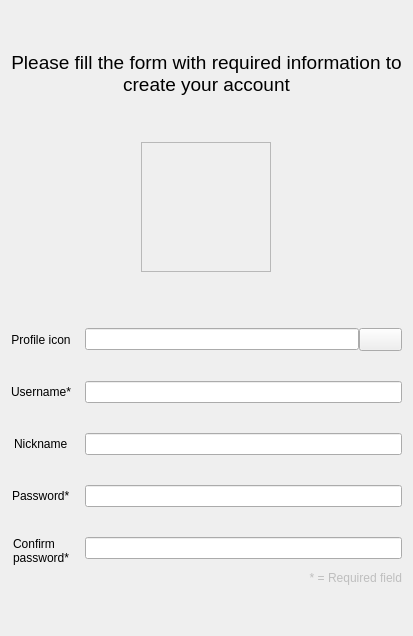
          <widget class="QWidget" name="tab_2">
           <attribute name="title">
            <string/>
           </attribute>
           <layout class="QVBoxLayout" name="verticalLayout">
            <item>
             <spacer name="verticalSpacer">
              <property name="orientation">
               <enum>Qt::Vertical</enum>
              </property>
              <property name="sizeHint" stdset="0">
               <size>
                <width>20</width>
                <height>40</height>
               </size>
              </property>
             </spacer>
            </item>
            <item>
             <widget class="QLabel" name="label_3">
              <property name="font">
               <font>
                <pointsize>14</pointsize>
               </font>
              </property>
              <property name="text">
               <string>Please fill the form with required information to create your account</string>
              </property>
              <property name="alignment">
               <set>Qt::AlignCenter</set>
              </property>
              <property name="wordWrap">
               <bool>true</bool>
              </property>
             </widget>
            </item>
            <item>
             <spacer name="verticalSpacer_4">
              <property name="orientation">
               <enum>Qt::Vertical</enum>
              </property>
              <property name="sizeHint" stdset="0">
               <size>
                <width>20</width>
                <height>40</height>
               </size>
              </property>
             </spacer>
            </item>
            <item>
             <layout class="QHBoxLayout" name="horizontalLayout_15">
              <item>
               <widget class="QLabel" name="label_UsrIcon">
                <property name="sizePolicy">
                 <sizepolicy hsizetype="Fixed" vsizetype="Fixed">
                  <horstretch>0</horstretch>
                  <verstretch>0</verstretch>
                 </sizepolicy>
                </property>
                <property name="minimumSize">
                 <size>
                  <width>130</width>
                  <height>130</height>
                 </size>
                </property>
                <property name="maximumSize">
                 <size>
                  <width>16777215</width>
                  <height>16777215</height>
                 </size>
                </property>
                <property name="baseSize">
                 <size>
                  <width>0</width>
                  <height>0</height>
                 </size>
                </property>
                <property name="frameShape">
                 <enum>QFrame::StyledPanel</enum>
                </property>
                <property name="text">
                 <string/>
                </property>
                <property name="scaledContents">
                 <bool>false</bool>
                </property>
                <property name="alignment">
                 <set>Qt::AlignCenter</set>
                </property>
               </widget>
              </item>
             </layout>
            </item>
            <item>
             <spacer name="verticalSpacer_2">
              <property name="orientation">
               <enum>Qt::Vertical</enum>
              </property>
              <property name="sizeHint" stdset="0">
               <size>
                <width>20</width>
                <height>50</height>
               </size>
              </property>
             </spacer>
            </item>
            <item>
             <layout class="QFormLayout" name="formLayout_2">
              <property name="labelAlignment">
               <set>Qt::AlignCenter</set>
              </property>
              <property name="horizontalSpacing">
               <number>14</number>
              </property>
              <property name="verticalSpacing">
               <number>30</number>
              </property>
              <property name="bottomMargin">
               <number>0</number>
              </property>
              <item row="0" column="0">
               <widget class="QLabel" name="label_15">
                <property name="text">
                 <string>Profile icon</string>
                </property>
                <property name="alignment">
                 <set>Qt::AlignCenter</set>
                </property>
               </widget>
              </item>
              <item row="1" column="0">
               <widget class="QLabel" name="label_2">
                <property name="text">
                 <string>Username*</string>
                </property>
               </widget>
              </item>
              <item row="1" column="1">
               <widget class="QLineEdit" name="lineEdit_regUsr">
                <property name="sizePolicy">
                 <sizepolicy hsizetype="Expanding" vsizetype="Fixed">
                  <horstretch>0</horstretch>
                  <verstretch>0</verstretch>
                 </sizepolicy>
                </property>
                <property name="maximumSize">
                 <size>
                  <width>16777215</width>
                  <height>16777215</height>
                 </size>
                </property>
               </widget>
              </item>
              <item row="2" column="0">
               <widget class="QLabel" name="label_5">
                <property name="text">
                 <string>Nickname</string>
                </property>
               </widget>
              </item>
              <item row="2" column="1">
               <widget class="QLineEdit" name="lineEdit_regNick">
                <property name="sizePolicy">
                 <sizepolicy hsizetype="Expanding" vsizetype="Fixed">
                  <horstretch>0</horstretch>
                  <verstretch>0</verstretch>
                 </sizepolicy>
                </property>
                <property name="maximumSize">
                 <size>
                  <width>16777215</width>
                  <height>16777215</height>
                 </size>
                </property>
               </widget>
              </item>
              <item row="3" column="0">
               <widget class="QLabel" name="label_6">
                <property name="text">
                 <string>Password*</string>
                </property>
               </widget>
              </item>
              <item row="3" column="1">
               <widget class="QLineEdit" name="lineEdit_regPsw">
                <property name="sizePolicy">
                 <sizepolicy hsizetype="Expanding" vsizetype="Fixed">
                  <horstretch>0</horstretch>
                  <verstretch>0</verstretch>
                 </sizepolicy>
                </property>
                <property name="maximumSize">
                 <size>
                  <width>16777215</width>
                  <height>16777215</height>
                 </size>
                </property>
                <property name="echoMode">
                 <enum>QLineEdit::Password</enum>
                </property>
               </widget>
              </item>
              <item row="4" column="0">
               <widget class="QLabel" name="label_11">
                <property name="text">
                 <string>Confirm
password*</string>
                </property>
               </widget>
              </item>
              <item row="4" column="1">
               <widget class="QLineEdit" name="lineEdit_regPswConf">
                <property name="sizePolicy">
                 <sizepolicy hsizetype="Expanding" vsizetype="Fixed">
                  <horstretch>0</horstretch>
                  <verstretch>0</verstretch>
                 </sizepolicy>
                </property>
                <property name="maximumSize">
                 <size>
                  <width>16777215</width>
                  <height>16777215</height>
                 </size>
                </property>
                <property name="echoMode">
                 <enum>QLineEdit::Password</enum>
                </property>
               </widget>
              </item>
              <item row="0" column="1">
               <layout class="QHBoxLayout" name="horizontalLayout_14">
                <item>
                 <widget class="QLineEdit" name="lineEdit_UsrIconPath"/>
                </item>
                <item>
                 <widget class="QPushButton" name="pushButton_browse">
                  <property name="font">
                   <font>
                    <pointsize>10</pointsize>
                   </font>
                  </property>
                  <property name="text">
                   <string/>
                  </property>
                 </widget>
                </item>
               </layout>
              </item>
             </layout>
            </item>
            <item>
             <widget class="QLabel" name="label_9">
              <property name="enabled">
               <bool>false</bool>
              </property>
              <property name="text">
               <string>* = Required field</string>
              </property>
              <property name="alignment">
               <set>Qt::AlignRight|Qt::AlignTrailing|Qt::AlignVCenter</set>
              </property>
             </widget>
            </item>
            <item>
             <spacer name="verticalSpacer_3">
              <property name="orientation">
               <enum>Qt::Vertical</enum>
              </property>
              <property name="sizeHint" stdset="0">
               <size>
                <width>20</width>
                <height>40</height>
               </size>
              </property>
             </spacer>
            </item>
           </layout>
          </widget>
